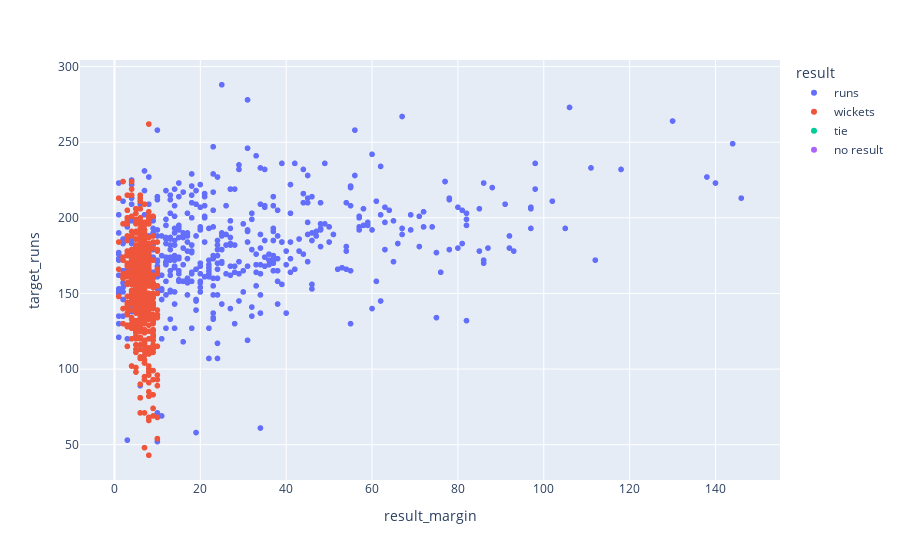

The notebook cell saved with this chart:
### Code cell
fig = px.scatter(data_frame=ds, y= 'target_runs', x='result_margin', color='result')
fig.show()

### Figure 1 — Plotly figure (JSON) as saved in the notebook; plotly's stock layout.template omitted (floating-point values rounded to 4 significant figures; data arrays with more than 128 entries replaced by an {"elided": "..."} marker saying what was removed)
{"data": [{"hovertemplate": "result=runs<br>result_margin=%{x}<br>target_runs=%{y}<extra></extra>", "legendgroup": "runs", "marker": {"color": "#636efa", "symbol": "circle"}, "mode": "markers", "name": "runs", "showlegend": true, "type": "scattergl", "x": {"elided": "498 int values"}, "xaxis": "x", "y": {"elided": "498 int values"}, "yaxis": "y"}, {"hovertemplate": "result=wickets<br>result_margin=%{x}<br>target_runs=%{y}<extra></extra>", "legendgroup": "wickets", "marker": {"color": "#EF553B", "symbol": "circle"}, "mode": "markers", "name": "wickets", "showlegend": true, "type": "scattergl", "x": {"elided": "578 int values"}, "xaxis": "x", "y": {"elided": "578 int values"}, "yaxis": "y"}, {"hovertemplate": "result=tie<br>result_margin=%{x}<br>target_runs=%{y}<extra></extra>", "legendgroup": "tie", "marker": {"color": "#00cc96", "symbol": "circle"}, "mode": "markers", "name": "tie", "showlegend": true, "type": "scattergl", "x": [null, null, null, null, null, null, null, null, null, null, null, null, null, null], "xaxis": "x", "y": [151, 137, 131, 153, 153, 192, 154, 186, 163, 158, 202, 164, 177, 160], "yaxis": "y"}, {"hovertemplate": "result=no result<br>result_margin=%{x}<br>target_runs=%{y}<extra></extra>", "legendgroup": "no result", "marker": {"color": "#ab63fa", "symbol": "circle"}, "mode": "markers", "name": "no result", "showlegend": true, "type": "scattergl", "x": [null, null, null, null, null], "xaxis": "x", "y": [null, null, 188, 63, null], "yaxis": "y"}], "layout": {"legend": {"title": {"text": "result"}, "tracegroupgap": 0}, "margin": {"t": 60}, "xaxis": {"anchor": "y", "domain": [0, 1], "title": {"text": "result_margin"}}, "yaxis": {"anchor": "x", "domain": [0, 1], "title": {"text": "target_runs"}}}}
